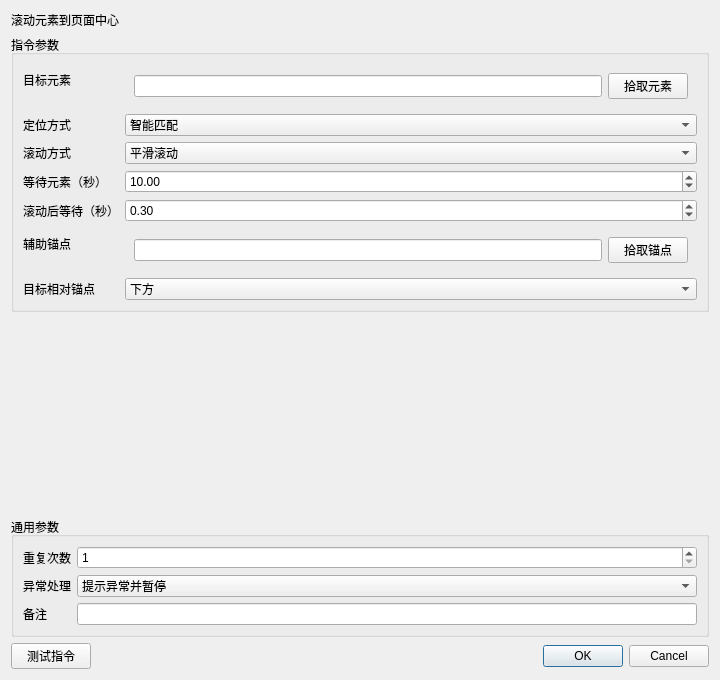
<?xml version='1.0' encoding='utf-8'?>
<ui version="4.0"><class>InstructionEditor</class><widget class="QDialog" name="InstructionEditor"><property name="geometry"><rect><x>0</x><y>0</y><width>720</width><height>680</height></rect></property><layout class="QVBoxLayout" name="rootLayout"><item><widget class="QLabel" name="titleLabel"><property name="text"><string>滚动元素到页面中心</string></property></widget></item><item><widget class="QGroupBox" name="parameterGroupBox"><property name="title"><string>指令参数</string></property><layout class="QFormLayout" name="parameterFormLayout"><item row="0" column="0"><widget class="QLabel" name="label_0"><property name="text"><string>目标元素</string></property></widget></item><item row="0" column="1"><widget class="QWidget" name="container_0"><layout class="QHBoxLayout" name="fieldLayout_0"><item><widget class="QLineEdit" name="parameter_0" /></item><item><widget class="QPushButton" name="auxiliary_0"><property name="text"><string>拾取元素</string></property></widget></item></layout></widget></item><item row="1" column="0"><widget class="QLabel" name="label_1"><property name="text"><string>定位方式</string></property></widget></item><item row="1" column="1"><widget class="QComboBox" name="parameter_1"><item><property name="text"><string>智能匹配</string></property></item><item><property name="text"><string>CSS选择器</string></property></item><item><property name="text"><string>XPath</string></property></item><item><property name="text"><string>文本内容</string></property></item><item><property name="text"><string>锚点定位</string></property></item><property name="currentIndex"><number>0</number></property></widget></item><item row="2" column="0"><widget class="QLabel" name="label_2"><property name="text"><string>滚动方式</string></property></widget></item><item row="2" column="1"><widget class="QComboBox" name="parameter_2"><item><property name="text"><string>平滑滚动</string></property></item><item><property name="text"><string>立即定位</string></property></item><property name="currentIndex"><number>0</number></property></widget></item><item row="3" column="0"><widget class="QLabel" name="label_3"><property name="text"><string>等待元素（秒）</string></property></widget></item><item row="3" column="1"><widget class="QDoubleSpinBox" name="parameter_3"><property name="minimum"><double>0</double></property><property name="maximum"><double>60</double></property><property name="value"><double>10</double></property><property name="singleStep"><double>0.1</double></property></widget></item><item row="4" column="0"><widget class="QLabel" name="label_4"><property name="text"><string>滚动后等待（秒）</string></property></widget></item><item row="4" column="1"><widget class="QDoubleSpinBox" name="parameter_4"><property name="minimum"><double>0</double></property><property name="maximum"><double>30</double></property><property name="value"><double>0.3</double></property><property name="singleStep"><double>0.1</double></property></widget></item><item row="5" column="0"><widget class="QLabel" name="label_5"><property name="text"><string>辅助锚点</string></property></widget></item><item row="5" column="1"><widget class="QWidget" name="container_5"><layout class="QHBoxLayout" name="fieldLayout_5"><item><widget class="QLineEdit" name="parameter_5" /></item><item><widget class="QPushButton" name="auxiliary_5"><property name="text"><string>拾取锚点</string></property></widget></item></layout></widget></item><item row="6" column="0"><widget class="QLabel" name="label_6"><property name="text"><string>目标相对锚点</string></property></widget></item><item row="6" column="1"><widget class="QComboBox" name="parameter_6"><item><property name="text"><string>下方</string></property></item><item><property name="text"><string>上方</string></property></item><item><property name="text"><string>右侧</string></property></item><item><property name="text"><string>左侧</string></property></item><item><property name="text"><string>内部</string></property></item><item><property name="text"><string>相邻</string></property></item><property name="currentIndex"><number>0</number></property></widget></item></layout></widget></item><item><spacer name="verticalSpacer"><property name="orientation"><enum>Qt::Vertical</enum></property><property name="sizeHint" stdset="0"><size><width>20</width><height>20</height></size></property></spacer></item>
<item><widget class="QGroupBox" name="commonGroupBox"><property name="title"><string>通用参数</string></property><layout class="QFormLayout" name="commonFormLayout">
<item row="0" column="0"><widget class="QLabel" name="repeatLabel"><property name="text"><string>重复次数</string></property></widget></item><item row="0" column="1"><widget class="QSpinBox" name="repeatSpinBox"><property name="minimum"><number>1</number></property><property name="maximum"><number>999999</number></property><property name="value"><number>1</number></property></widget></item>
<item row="1" column="0"><widget class="QLabel" name="errorPolicyLabel"><property name="text"><string>异常处理</string></property></widget></item><item row="1" column="1"><widget class="QComboBox" name="errorPolicyComboBox"><item><property name="text"><string>自动跳过</string></property></item><item><property name="text"><string>提示异常并暂停</string></property></item><item><property name="text"><string>提示异常并停止</string></property></item><property name="currentIndex"><number>1</number></property></widget></item>
<item row="2" column="0"><widget class="QLabel" name="noteLabel"><property name="text"><string>备注</string></property></widget></item><item row="2" column="1"><widget class="QLineEdit" name="noteEdit" /></item>
</layout></widget></item>
<item><layout class="QHBoxLayout" name="footerLayout"><item><widget class="QPushButton" name="testButton"><property name="text"><string>测试指令</string></property></widget></item><item><spacer name="footerSpacer"><property name="orientation"><enum>Qt::Horizontal</enum></property><property name="sizeHint" stdset="0"><size><width>40</width><height>20</height></size></property></spacer></item><item><widget class="QDialogButtonBox" name="buttonBox"><property name="standardButtons"><set>QDialogButtonBox::Cancel|QDialogButtonBox::Ok</set></property></widget></item></layout></item>
</layout></widget><resources /><connections /></ui>
